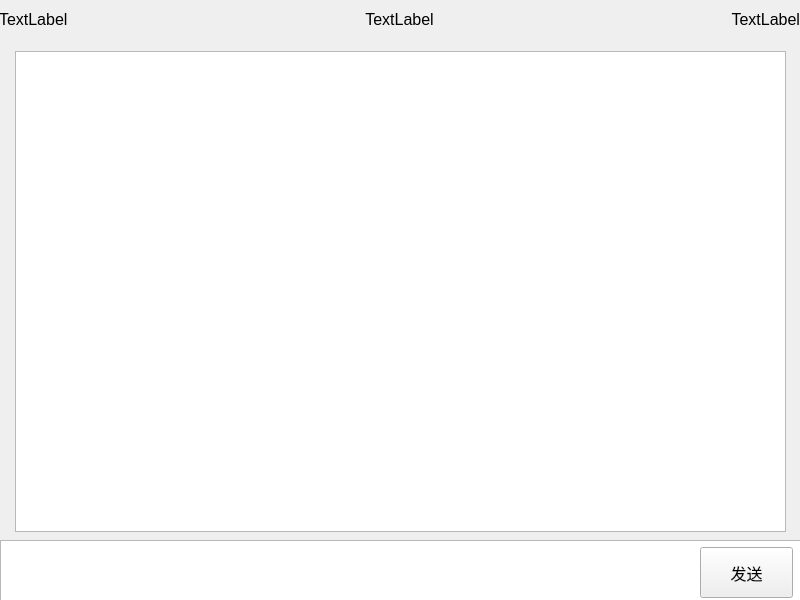
<?xml version="1.0" encoding="UTF-8"?>
<ui version="4.0">
 <class>Chat</class>
 <widget class="QWidget" name="Chat">
  <property name="geometry">
   <rect>
    <x>0</x>
    <y>0</y>
    <width>800</width>
    <height>600</height>
   </rect>
  </property>
  <property name="windowTitle">
   <string>Form</string>
  </property>
  <widget class="QTextEdit" name="textEdit">
   <property name="geometry">
    <rect>
     <x>0</x>
     <y>540</y>
     <width>801</width>
     <height>61</height>
    </rect>
   </property>
   <property name="font">
    <font>
     <pointsize>12</pointsize>
    </font>
   </property>
  </widget>
  <widget class="QWidget" name="horizontalLayoutWidget">
   <property name="geometry">
    <rect>
     <x>-1</x>
     <y>-1</y>
     <width>801</width>
     <height>41</height>
    </rect>
   </property>
   <layout class="QHBoxLayout" name="horizontalLayout">
    <item>
     <widget class="QLabel" name="oppoID">
      <property name="font">
       <font>
        <pointsize>12</pointsize>
       </font>
      </property>
      <property name="text">
       <string>TextLabel</string>
      </property>
     </widget>
    </item>
    <item>
     <widget class="QLabel" name="oppoName">
      <property name="font">
       <font>
        <pointsize>12</pointsize>
       </font>
      </property>
      <property name="text">
       <string>TextLabel</string>
      </property>
      <property name="alignment">
       <set>Qt::AlignCenter</set>
      </property>
     </widget>
    </item>
    <item>
     <widget class="QLabel" name="oppoStatus">
      <property name="font">
       <font>
        <pointsize>12</pointsize>
       </font>
      </property>
      <property name="text">
       <string>TextLabel</string>
      </property>
      <property name="alignment">
       <set>Qt::AlignRight|Qt::AlignTrailing|Qt::AlignVCenter</set>
      </property>
     </widget>
    </item>
   </layout>
  </widget>
  <widget class="QPushButton" name="btn_Send">
   <property name="geometry">
    <rect>
     <x>700</x>
     <y>547</y>
     <width>93</width>
     <height>51</height>
    </rect>
   </property>
   <property name="font">
    <font>
     <pointsize>12</pointsize>
    </font>
   </property>
   <property name="text">
    <string>发送</string>
   </property>
  </widget>
  <widget class="QTableView" name="tableView">
   <property name="geometry">
    <rect>
     <x>15</x>
     <y>51</y>
     <width>771</width>
     <height>481</height>
    </rect>
   </property>
  </widget>
 </widget>
 <resources/>
 <connections/>
</ui>
